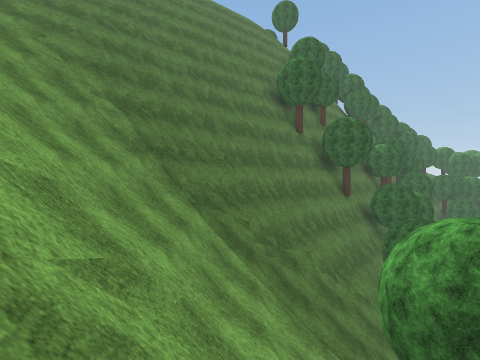
view 1 (above)

16 first-person views from a walk through a scene from a Unity 3-D project. The camera is 1.5 m above the floor, looks level and sees 85° across. The floor is counted in squares, 2 m on a side. Each view is taken from the middle of a square. On the plan, view 1 faces up. The plan holds only what a view shows up to about 9 squares ahead; the rest is blank. The place goes on beyond the plan. Some trees and plants on the terrain are drawn as simple stand-ins. Some surface patterns are stand-ins.

view 2
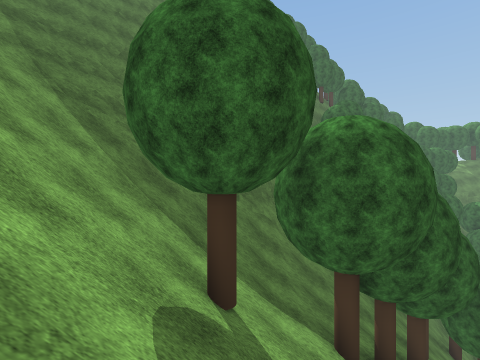

view 3
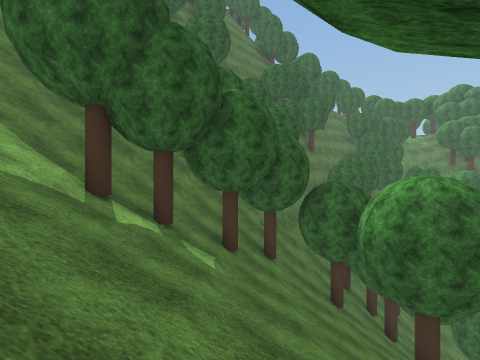

view 4
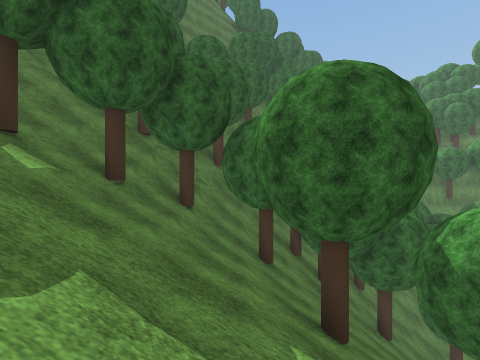

view 5
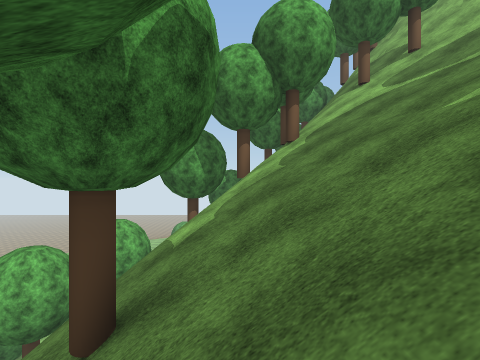

view 6
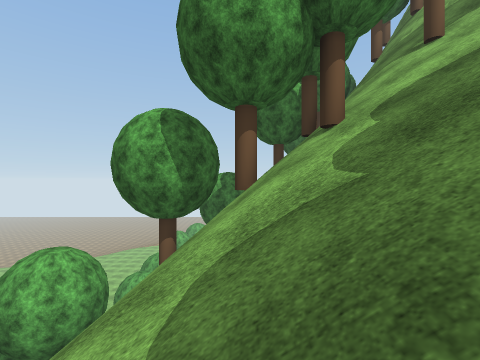

view 7
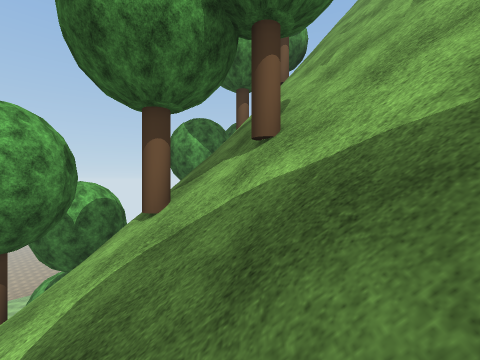

view 8
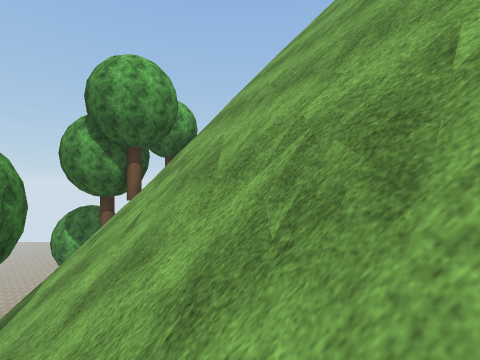

view 9
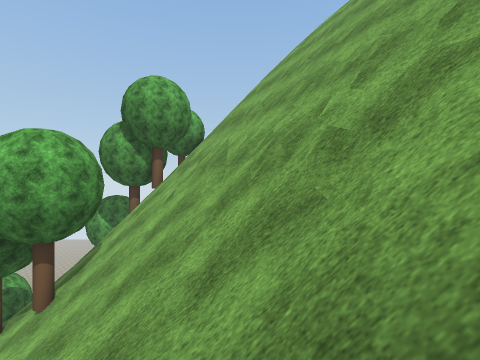

view 10
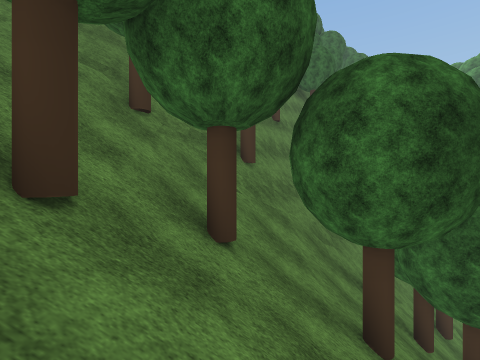

view 11
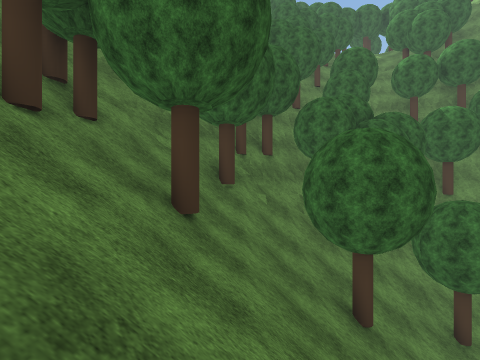

view 12
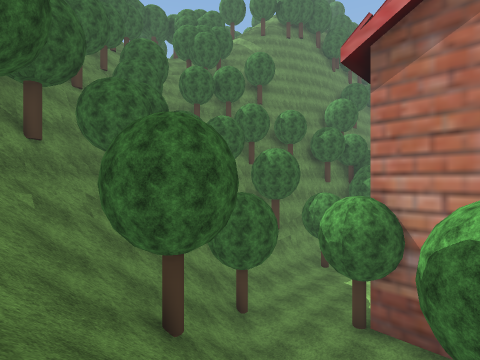

view 13
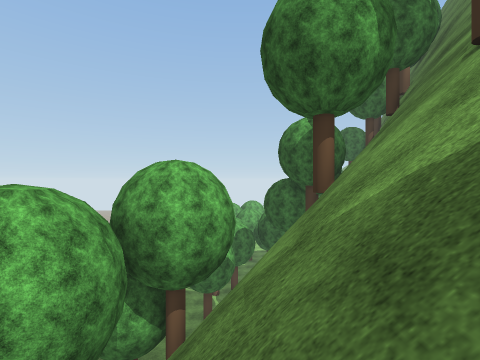

view 14
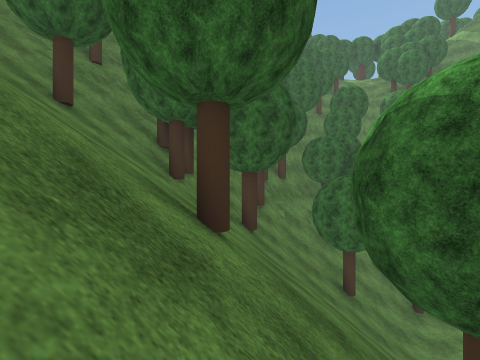

view 15
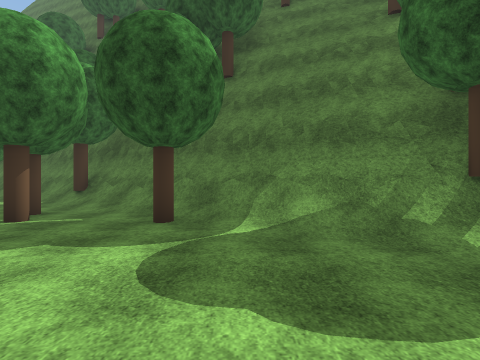

view 16
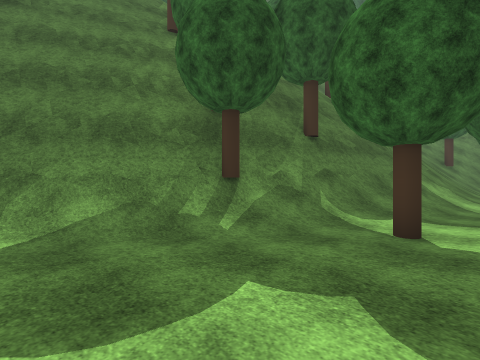

### Floor plan
Key: @ floor where view 1 was taken; # wall or solid block; . main floor; : floor 6.25 m higher than the main floor; + floor 8 m higher than the main floor; * floor 9.5 m higher than the main floor; % floor 12.75 m higher than the main floor; & floor 17.5 m higher than the main floor; $ floor 25.5 m higher than the main floor; / step, stairs or slope; = window, fence, low wall or low ledge; v drop or lower ground; T tree.
Columns run from 7 left of view 1 to 23 right of it. Each row starts with its distance up from view 1.
 15                        ###
 14                     ####TT:
 13                     #T== ////
 12                 #####////////
 11             #  #####/+////T...
 10            ######/%////T//.....
  9  ###   #####TT/=///TT/////..T..
  8 /=#########////////T/////  .#
  7 //=######//////T/T//////    #
  6  ////#=///////T//////// /T
  5   ///////////&///T//*////
  4    /////////T/////////T//.
  3     //////T////////// #=/.
  2      ==///////////////#=/T
  1      ##//////////////##//.
  0     v##@///////TT//vT##/..
 -1      ###///TT////TvT###/..
 -2     v ##//////TTvTT###//T.
 -3     vv ##/////TTvvv##T/...
 -4     vv ##/// vTTvv ##/....
 -5     /vv #TT$vvT T  ##/....
 -6     /vv #=TTTv    ##/.....
 -7        v##TTTT    ##T....
 -8          TT      ##/....
 -9                  #/....
-10                 ##/.T.
-11                 #T.T.
-12                  /.

Positions as (right, up) in squares from view 1, and headings:
1: (0, 0), facing up
2: (3, 0), facing up
3: (7, 0), facing up
4: (9, 1), facing up
5: (9, 7), facing down
6: (9, 4), facing down
7: (4, 2), facing down
8: (0, 2), facing down
9: (0, 4), facing down
10: (8, 4), facing up
11: (14, 5), facing up
12: (14, 6), facing up-right
13: (12, 3), facing down
14: (13, 2), facing up
15: (18, -6), facing left
16: (18, -6), facing up-left
